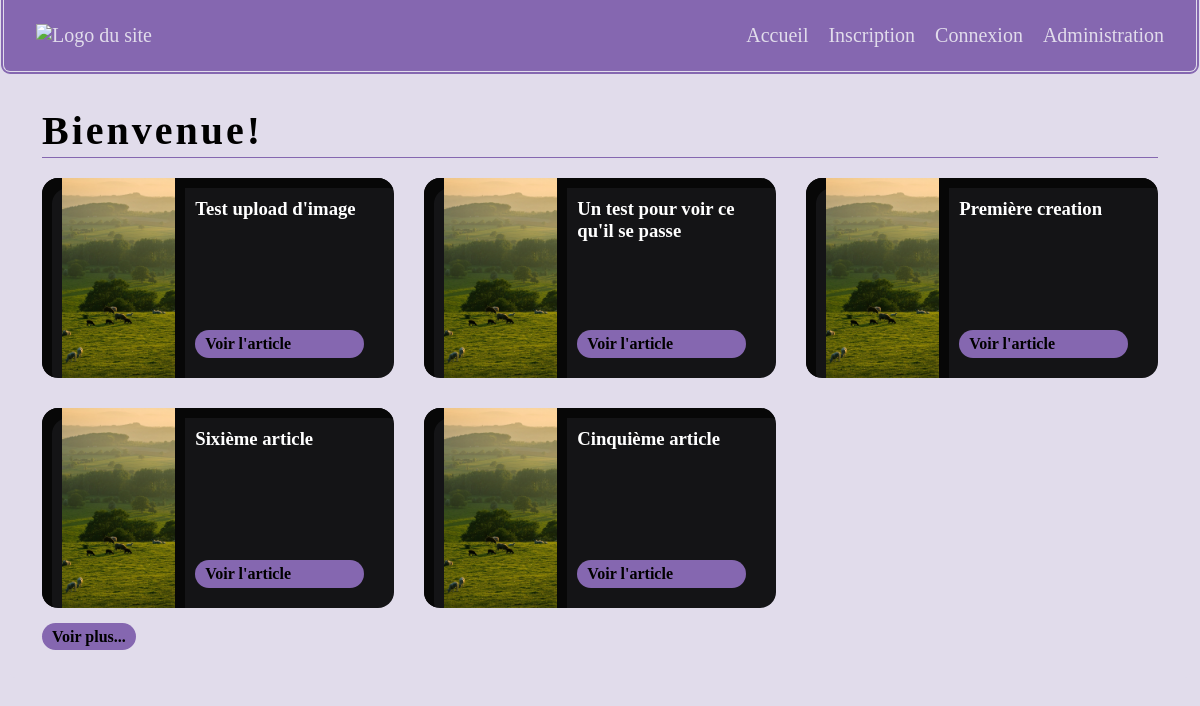
The page / on the database its author committed.
### tables this page shows
CREATE TABLE IF NOT EXISTS `articles` (
  `id_article` int NOT NULL AUTO_INCREMENT,
  `titre_article` varchar(100) NOT NULL,
  `image_article` varchar(100) NOT NULL,
  `contenu_article` text NOT NULL,
  `date_article` date NOT NULL,
  `categorie_article` varchar(100) NOT NULL,
  `statut_article` varchar(100) NOT NULL COMMENT 'brouillon, en attente ou publié',
  PRIMARY KEY (`id_article`)
);

### index.php (the view, shortened to what this page needs)
<!DOCTYPE html>
<html lang="fr">
<head>
    <link rel="stylesheet" href="css/global.css">
</head>
<body>
    <?php include_once "modules/header.php" ?>
    <main>
        <h1 class="header">Bienvenue!</h1>
        <div class="articles">
            <?php
            $data = $db->prepare("SELECT id_article, titre_article, image_article, date_article, categorie_article FROM articles WHERE statut_article = :stat ORDER BY id_article DESC LIMIT 5");
            $data->execute(array(
                "stat" => 'publié',
            ));
            $results = $data->fetchAll();
            foreach($results as $result){
                ?>
                    <article>
                        <img src="<?= $result['image_article']?>" alt="Image de l'article <?= $result['titre_article']?>">
                        <div>
                            <h3><?= $result['titre_article']?></h3>
                            <a class="button" href="detailarticle.php?id=<?= $result['id_article']?>">Voir l'article</a>
                        </div>
                    </article>
            <?php
            }
            ?>
        </div>
        <a class="button margin" href="listearticles.php">Voir plus...</a>
    </main>
</body>
</html>

### css/global.css (style rules this page uses)
:root { --background:#141416; --backgroundshadow:#070707; --backgroundfont:#fff; --highlight:#8567b0; --cardinner:#e1dceb; --card:#e1dceb; --cardfont:#000000 }
* { margin:0; font-family: calibri, serif; }
a { text-decoration: none; color:var(--highlight); font-weight: 900; }
img { width:100% }
body { background:var(--card); max-width:1200px; margin:auto }
h1 { color:var(--highlight) }
main { background:var(--cardinner); border-top:0; color:var(--cardfont); margin:0 10px 10px 10px; border-radius:0 0 5px 5px; padding:2rem; }
a.button { text-decoration: none; background:var(--highlight); color:#000000; padding:5px 10px; font-weight: 900; border-radius:1rem }
.button.margin { margin:20px 0 }
.header { color:var(--cardfont); font-size:40px; letter-spacing: 3px; border-bottom:1px solid var(--highlight); padding-bottom:3px; margin-bottom:20px; }
.articles { display:grid; grid-template-columns: repeat(3, 1fr); gap: 30px; margin:20px 0px; border-radius:1rem; }
.articles article { display:grid; color:var(--backgroundfont); gap: 10px; grid-template-columns: 3fr 5fr; padding:0 20px; border-radius:1rem; background:var(--background); box-shadow:inset 10px 10px 0 var(--backgroundshadow) }
.articles article > div { padding:20px 10px; display:flex; flex-direction: column; justify-content: space-between; }
.articles img { height:200px; width:100%; box-shadow:10px 0 0 var(--backgroundshadow); object-fit:cover; }

### rows shown on the page
articles: image_article (picture), titre_article "Test upload d'image"
articles: image_article (picture), titre_article "Un test pour voir ce qu'il se passe"
articles: image_article (picture), titre_article "Première creation"
articles: image_article (picture), titre_article "Sixième article"
articles: image_article (picture), titre_article "Cinquième article"
